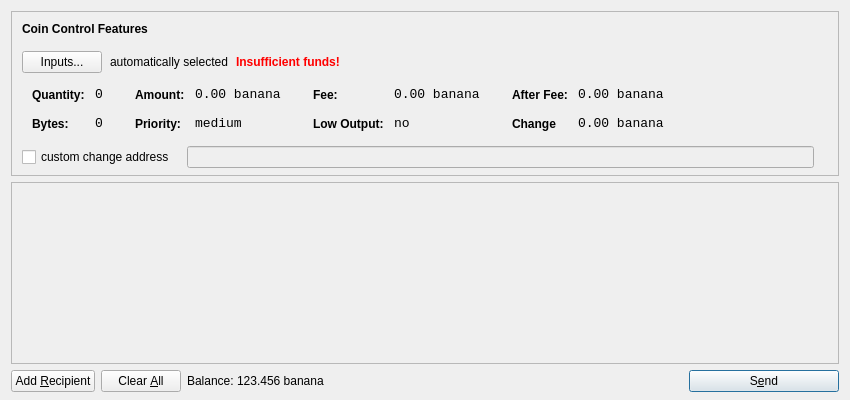
<?xml version="1.0" encoding="UTF-8"?>
<ui version="4.0">
 <class>SendCoinsDialog</class>
 <widget class="QDialog" name="SendCoinsDialog">
  <property name="geometry">
   <rect>
    <x>0</x>
    <y>0</y>
    <width>850</width>
    <height>400</height>
   </rect>
  </property>
  <property name="windowTitle">
   <string>Send Coins</string>
  </property>
  <layout class="QVBoxLayout" name="verticalLayout" stretch="0,1,0">
   <property name="bottomMargin">
    <number>8</number>
   </property>
   <item>
    <widget class="QFrame" name="frameCoinControl">
     <property name="sizePolicy">
      <sizepolicy hsizetype="Expanding" vsizetype="Expanding">
       <horstretch>0</horstretch>
       <verstretch>0</verstretch>
      </sizepolicy>
     </property>
     <property name="maximumSize">
      <size>
       <width>16777215</width>
       <height>16777215</height>
      </size>
     </property>
     <property name="frameShape">
      <enum>QFrame::StyledPanel</enum>
     </property>
     <property name="frameShadow">
      <enum>QFrame::Sunken</enum>
     </property>
     <layout class="QVBoxLayout" name="verticalLayoutCoinControl2">
      <property name="spacing">
       <number>-1</number>
      </property>
      <property name="leftMargin">
       <number>0</number>
      </property>
      <property name="topMargin">
       <number>0</number>
      </property>
      <property name="rightMargin">
       <number>0</number>
      </property>
      <property name="bottomMargin">
       <number>6</number>
      </property>
      <item>
       <layout class="QVBoxLayout" name="verticalLayoutCoinControl" stretch="0,0,0,0,1">
        <property name="spacing">
         <number>0</number>
        </property>
        <property name="leftMargin">
         <number>10</number>
        </property>
        <property name="topMargin">
         <number>10</number>
        </property>
        <item>
         <layout class="QHBoxLayout" name="horizontalLayoutCoinControl1">
          <property name="bottomMargin">
           <number>15</number>
          </property>
          <item>
           <widget class="QLabel" name="labelCoinControlFeatures">
            <property name="sizePolicy">
             <sizepolicy hsizetype="Preferred" vsizetype="Maximum">
              <horstretch>0</horstretch>
              <verstretch>0</verstretch>
             </sizepolicy>
            </property>
            <property name="font">
             <font>
              <weight>75</weight>
              <bold>true</bold>
             </font>
            </property>
            <property name="styleSheet">
             <string notr="true">font-weight:bold;</string>
            </property>
            <property name="text">
             <string>Coin Control Features</string>
            </property>
           </widget>
          </item>
         </layout>
        </item>
        <item>
         <layout class="QHBoxLayout" name="horizontalLayoutCoinControl2" stretch="0,0,0,0">
          <property name="spacing">
           <number>8</number>
          </property>
          <property name="bottomMargin">
           <number>10</number>
          </property>
          <item>
           <widget class="QPushButton" name="pushButtonCoinControl">
            <property name="styleSheet">
             <string notr="true"/>
            </property>
            <property name="text">
             <string>Inputs...</string>
            </property>
           </widget>
          </item>
          <item>
           <widget class="QLabel" name="labelCoinControlAutomaticallySelected">
            <property name="text">
             <string>automatically selected</string>
            </property>
            <property name="margin">
             <number>5</number>
            </property>
           </widget>
          </item>
          <item>
           <widget class="QLabel" name="labelCoinControlInsuffFunds">
            <property name="font">
             <font>
              <weight>75</weight>
              <bold>true</bold>
             </font>
            </property>
            <property name="styleSheet">
             <string notr="true">color:red;font-weight:bold;</string>
            </property>
            <property name="text">
             <string>Insufficient funds!</string>
            </property>
            <property name="margin">
             <number>5</number>
            </property>
           </widget>
          </item>
          <item>
           <spacer name="horizontalSpacerCoinControl">
            <property name="orientation">
             <enum>Qt::Horizontal</enum>
            </property>
            <property name="sizeHint" stdset="0">
             <size>
              <width>40</width>
              <height>1</height>
             </size>
            </property>
           </spacer>
          </item>
         </layout>
        </item>
        <item>
         <widget class="QWidget" name="widgetCoinControl" native="true">
          <property name="sizePolicy">
           <sizepolicy hsizetype="Preferred" vsizetype="Preferred">
            <horstretch>0</horstretch>
            <verstretch>0</verstretch>
           </sizepolicy>
          </property>
          <property name="minimumSize">
           <size>
            <width>0</width>
            <height>0</height>
           </size>
          </property>
          <property name="styleSheet">
           <string notr="true"/>
          </property>
          <layout class="QHBoxLayout" name="horizontalLayoutCoinControl5">
           <property name="margin">
            <number>0</number>
           </property>
           <item>
            <layout class="QHBoxLayout" name="horizontalLayoutCoinControl3" stretch="0,0,0,1">
             <property name="spacing">
              <number>20</number>
             </property>
             <property name="topMargin">
              <number>0</number>
             </property>
             <property name="bottomMargin">
              <number>10</number>
             </property>
             <item>
              <layout class="QFormLayout" name="formLayoutCoinControl1">
               <property name="horizontalSpacing">
                <number>10</number>
               </property>
               <property name="verticalSpacing">
                <number>14</number>
               </property>
               <property name="leftMargin">
                <number>10</number>
               </property>
               <property name="topMargin">
                <number>4</number>
               </property>
               <property name="rightMargin">
                <number>6</number>
               </property>
               <item row="0" column="0">
                <widget class="QLabel" name="labelCoinControlQuantityText">
                 <property name="styleSheet">
                  <string notr="true">font-weight:bold;</string>
                 </property>
                 <property name="text">
                  <string>Quantity:</string>
                 </property>
                 <property name="margin">
                  <number>0</number>
                 </property>
                </widget>
               </item>
               <item row="0" column="1">
                <widget class="QLabel" name="labelCoinControlQuantity">
                 <property name="font">
                  <font>
                   <family>Monospace</family>
                   <pointsize>10</pointsize>
                  </font>
                 </property>
                 <property name="cursor">
                  <cursorShape>IBeamCursor</cursorShape>
                 </property>
                 <property name="contextMenuPolicy">
                  <enum>Qt::ActionsContextMenu</enum>
                 </property>
                 <property name="text">
                  <string>0</string>
                 </property>
                 <property name="margin">
                  <number>0</number>
                 </property>
                 <property name="textInteractionFlags">
                  <set>Qt::LinksAccessibleByMouse|Qt::TextSelectableByKeyboard|Qt::TextSelectableByMouse</set>
                 </property>
                </widget>
               </item>
               <item row="1" column="0">
                <widget class="QLabel" name="labelCoinControlBytesText">
                 <property name="styleSheet">
                  <string notr="true">font-weight:bold;</string>
                 </property>
                 <property name="text">
                  <string>Bytes:</string>
                 </property>
                </widget>
               </item>
               <item row="1" column="1">
                <widget class="QLabel" name="labelCoinControlBytes">
                 <property name="font">
                  <font>
                   <family>Monospace</family>
                   <pointsize>10</pointsize>
                  </font>
                 </property>
                 <property name="cursor">
                  <cursorShape>IBeamCursor</cursorShape>
                 </property>
                 <property name="contextMenuPolicy">
                  <enum>Qt::ActionsContextMenu</enum>
                 </property>
                 <property name="text">
                  <string>0</string>
                 </property>
                 <property name="textInteractionFlags">
                  <set>Qt::LinksAccessibleByMouse|Qt::TextSelectableByKeyboard|Qt::TextSelectableByMouse</set>
                 </property>
                </widget>
               </item>
              </layout>
             </item>
             <item>
              <layout class="QFormLayout" name="formLayoutCoinControl2">
               <property name="horizontalSpacing">
                <number>10</number>
               </property>
               <property name="verticalSpacing">
                <number>14</number>
               </property>
               <property name="leftMargin">
                <number>6</number>
               </property>
               <property name="topMargin">
                <number>4</number>
               </property>
               <property name="rightMargin">
                <number>6</number>
               </property>
               <item row="0" column="0">
                <widget class="QLabel" name="labelCoinControlAmountText">
                 <property name="styleSheet">
                  <string notr="true">font-weight:bold;</string>
                 </property>
                 <property name="text">
                  <string>Amount:</string>
                 </property>
                 <property name="margin">
                  <number>0</number>
                 </property>
                </widget>
               </item>
               <item row="0" column="1">
                <widget class="QLabel" name="labelCoinControlAmount">
                 <property name="font">
                  <font>
                   <family>Monospace</family>
                   <pointsize>10</pointsize>
                  </font>
                 </property>
                 <property name="cursor">
                  <cursorShape>IBeamCursor</cursorShape>
                 </property>
                 <property name="contextMenuPolicy">
                  <enum>Qt::ActionsContextMenu</enum>
                 </property>
                 <property name="text">
                  <string>0.00 banana</string>
                 </property>
                 <property name="textInteractionFlags">
                  <set>Qt::LinksAccessibleByMouse|Qt::TextSelectableByKeyboard|Qt::TextSelectableByMouse</set>
                 </property>
                </widget>
               </item>
               <item row="1" column="0">
                <widget class="QLabel" name="labelCoinControlPriorityText">
                 <property name="styleSheet">
                  <string notr="true">font-weight:bold;</string>
                 </property>
                 <property name="text">
                  <string>Priority:</string>
                 </property>
                </widget>
               </item>
               <item row="1" column="1">
                <widget class="QLabel" name="labelCoinControlPriority">
                 <property name="font">
                  <font>
                   <family>Monospace</family>
                   <pointsize>10</pointsize>
                  </font>
                 </property>
                 <property name="cursor">
                  <cursorShape>IBeamCursor</cursorShape>
                 </property>
                 <property name="contextMenuPolicy">
                  <enum>Qt::ActionsContextMenu</enum>
                 </property>
                 <property name="text">
                  <string>medium</string>
                 </property>
                 <property name="textInteractionFlags">
                  <set>Qt::LinksAccessibleByMouse|Qt::TextSelectableByKeyboard|Qt::TextSelectableByMouse</set>
                 </property>
                </widget>
               </item>
              </layout>
             </item>
             <item>
              <layout class="QFormLayout" name="formLayoutCoinControl3">
               <property name="horizontalSpacing">
                <number>10</number>
               </property>
               <property name="verticalSpacing">
                <number>14</number>
               </property>
               <property name="leftMargin">
                <number>6</number>
               </property>
               <property name="topMargin">
                <number>4</number>
               </property>
               <property name="rightMargin">
                <number>6</number>
               </property>
               <item row="0" column="0">
                <widget class="QLabel" name="labelCoinControlFeeText">
                 <property name="styleSheet">
                  <string notr="true">font-weight:bold;</string>
                 </property>
                 <property name="text">
                  <string>Fee:</string>
                 </property>
                 <property name="margin">
                  <number>0</number>
                 </property>
                </widget>
               </item>
               <item row="0" column="1">
                <widget class="QLabel" name="labelCoinControlFee">
                 <property name="font">
                  <font>
                   <family>Monospace</family>
                   <pointsize>10</pointsize>
                  </font>
                 </property>
                 <property name="cursor">
                  <cursorShape>IBeamCursor</cursorShape>
                 </property>
                 <property name="contextMenuPolicy">
                  <enum>Qt::ActionsContextMenu</enum>
                 </property>
                 <property name="text">
                  <string>0.00 banana</string>
                 </property>
                 <property name="textInteractionFlags">
                  <set>Qt::LinksAccessibleByMouse|Qt::TextSelectableByKeyboard|Qt::TextSelectableByMouse</set>
                 </property>
                </widget>
               </item>
               <item row="1" column="0">
                <widget class="QLabel" name="labelCoinControlLowOutputText">
                 <property name="styleSheet">
                  <string notr="true">font-weight:bold;</string>
                 </property>
                 <property name="text">
                  <string>Low Output:</string>
                 </property>
                </widget>
               </item>
               <item row="1" column="1">
                <widget class="QLabel" name="labelCoinControlLowOutput">
                 <property name="font">
                  <font>
                   <family>Monospace</family>
                   <pointsize>10</pointsize>
                  </font>
                 </property>
                 <property name="cursor">
                  <cursorShape>IBeamCursor</cursorShape>
                 </property>
                 <property name="contextMenuPolicy">
                  <enum>Qt::ActionsContextMenu</enum>
                 </property>
                 <property name="text">
                  <string>no</string>
                 </property>
                 <property name="textInteractionFlags">
                  <set>Qt::LinksAccessibleByMouse|Qt::TextSelectableByKeyboard|Qt::TextSelectableByMouse</set>
                 </property>
                </widget>
               </item>
              </layout>
             </item>
             <item>
              <layout class="QFormLayout" name="formLayoutCoinControl4">
               <property name="horizontalSpacing">
                <number>10</number>
               </property>
               <property name="verticalSpacing">
                <number>14</number>
               </property>
               <property name="leftMargin">
                <number>6</number>
               </property>
               <property name="topMargin">
                <number>4</number>
               </property>
               <property name="rightMargin">
                <number>6</number>
               </property>
               <item row="0" column="0">
                <widget class="QLabel" name="labelCoinControlAfterFeeText">
                 <property name="styleSheet">
                  <string notr="true">font-weight:bold;</string>
                 </property>
                 <property name="text">
                  <string>After Fee:</string>
                 </property>
                 <property name="margin">
                  <number>0</number>
                 </property>
                </widget>
               </item>
               <item row="0" column="1">
                <widget class="QLabel" name="labelCoinControlAfterFee">
                 <property name="font">
                  <font>
                   <family>Monospace</family>
                   <pointsize>10</pointsize>
                  </font>
                 </property>
                 <property name="cursor">
                  <cursorShape>IBeamCursor</cursorShape>
                 </property>
                 <property name="contextMenuPolicy">
                  <enum>Qt::ActionsContextMenu</enum>
                 </property>
                 <property name="text">
                  <string>0.00 banana</string>
                 </property>
                 <property name="textInteractionFlags">
                  <set>Qt::LinksAccessibleByMouse|Qt::TextSelectableByKeyboard|Qt::TextSelectableByMouse</set>
                 </property>
                </widget>
               </item>
               <item row="1" column="0">
                <widget class="QLabel" name="labelCoinControlChangeText">
                 <property name="styleSheet">
                  <string notr="true">font-weight:bold;</string>
                 </property>
                 <property name="text">
                  <string>Change</string>
                 </property>
                </widget>
               </item>
               <item row="1" column="1">
                <widget class="QLabel" name="labelCoinControlChange">
                 <property name="font">
                  <font>
                   <family>Monospace</family>
                   <pointsize>10</pointsize>
                  </font>
                 </property>
                 <property name="cursor">
                  <cursorShape>IBeamCursor</cursorShape>
                 </property>
                 <property name="contextMenuPolicy">
                  <enum>Qt::ActionsContextMenu</enum>
                 </property>
                 <property name="text">
                  <string>0.00 banana</string>
                 </property>
                 <property name="textInteractionFlags">
                  <set>Qt::LinksAccessibleByMouse|Qt::TextSelectableByKeyboard|Qt::TextSelectableByMouse</set>
                 </property>
                </widget>
               </item>
              </layout>
             </item>
            </layout>
           </item>
          </layout>
         </widget>
        </item>
        <item>
         <layout class="QHBoxLayout" name="horizontalLayoutCoinControl4" stretch="0,0,0">
          <property name="spacing">
           <number>12</number>
          </property>
          <property name="sizeConstraint">
           <enum>QLayout::SetDefaultConstraint</enum>
          </property>
          <property name="topMargin">
           <number>5</number>
          </property>
          <property name="rightMargin">
           <number>5</number>
          </property>
          <item>
           <widget class="QCheckBox" name="checkBoxCoinControlChange">
            <property name="text">
             <string>custom change address</string>
            </property>
           </widget>
          </item>
          <item>
           <widget class="QLineEdit" name="lineEditCoinControlChange">
            <property name="enabled">
             <bool>false</bool>
            </property>
            <property name="sizePolicy">
             <sizepolicy hsizetype="Expanding" vsizetype="Fixed">
              <horstretch>0</horstretch>
              <verstretch>0</verstretch>
             </sizepolicy>
            </property>
           </widget>
          </item>
          <item>
           <widget class="QLabel" name="labelCoinControlChangeLabel">
            <property name="sizePolicy">
             <sizepolicy hsizetype="Preferred" vsizetype="Expanding">
              <horstretch>0</horstretch>
              <verstretch>0</verstretch>
             </sizepolicy>
            </property>
            <property name="minimumSize">
             <size>
              <width>0</width>
              <height>0</height>
             </size>
            </property>
            <property name="text">
             <string/>
            </property>
            <property name="margin">
             <number>3</number>
            </property>
           </widget>
          </item>
         </layout>
        </item>
        <item>
         <spacer name="verticalSpacerCoinControl">
          <property name="orientation">
           <enum>Qt::Vertical</enum>
          </property>
          <property name="sizeHint" stdset="0">
           <size>
            <width>800</width>
            <height>1</height>
           </size>
          </property>
         </spacer>
        </item>
       </layout>
      </item>
     </layout>
    </widget>
   </item>
   <item>
    <widget class="QScrollArea" name="scrollArea">
     <property name="widgetResizable">
      <bool>true</bool>
     </property>
     <widget class="QWidget" name="scrollAreaWidgetContents">
      <property name="geometry">
       <rect>
        <x>0</x>
        <y>0</y>
        <width>830</width>
        <height>165</height>
       </rect>
      </property>
      <layout class="QVBoxLayout" name="verticalLayout_2">
       <property name="margin">
        <number>0</number>
       </property>
       <item>
        <layout class="QVBoxLayout" name="entries">
         <property name="spacing">
          <number>6</number>
         </property>
        </layout>
       </item>
       <item>
        <spacer name="verticalSpacer">
         <property name="orientation">
          <enum>Qt::Vertical</enum>
         </property>
         <property name="sizeHint" stdset="0">
          <size>
           <width>20</width>
           <height>40</height>
          </size>
         </property>
        </spacer>
       </item>
      </layout>
     </widget>
    </widget>
   </item>
   <item>
    <layout class="QHBoxLayout" name="horizontalLayout">
     <item>
      <widget class="QPushButton" name="addButton">
       <property name="toolTip">
        <string>Send to multiple recipients at once</string>
       </property>
       <property name="text">
        <string>Add &amp;Recipient</string>
       </property>
       <property name="icon">
        <iconset resource="../bitcoin.qrc">
         <normaloff>:/icons/add</normaloff>:/icons/add</iconset>
       </property>
       <property name="autoDefault">
        <bool>false</bool>
       </property>
      </widget>
     </item>
     <item>
      <widget class="QPushButton" name="clearButton">
       <property name="sizePolicy">
        <sizepolicy hsizetype="Minimum" vsizetype="Fixed">
         <horstretch>0</horstretch>
         <verstretch>0</verstretch>
        </sizepolicy>
       </property>
       <property name="toolTip">
        <string>Remove all transaction fields</string>
       </property>
       <property name="text">
        <string>Clear &amp;All</string>
       </property>
       <property name="icon">
        <iconset resource="../bitcoin.qrc">
         <normaloff>:/icons/remove</normaloff>:/icons/remove</iconset>
       </property>
       <property name="autoRepeatDelay">
        <number>300</number>
       </property>
       <property name="autoDefault">
        <bool>false</bool>
       </property>
      </widget>
     </item>
     <item>
      <layout class="QHBoxLayout" name="horizontalLayout_2">
       <property name="spacing">
        <number>3</number>
       </property>
       <item>
        <widget class="QLabel" name="label">
         <property name="sizePolicy">
          <sizepolicy hsizetype="Preferred" vsizetype="Fixed">
           <horstretch>0</horstretch>
           <verstretch>0</verstretch>
          </sizepolicy>
         </property>
         <property name="text">
          <string>Balance:</string>
         </property>
        </widget>
       </item>
       <item>
        <widget class="QLabel" name="labelBalance">
         <property name="sizePolicy">
          <sizepolicy hsizetype="Preferred" vsizetype="Fixed">
           <horstretch>0</horstretch>
           <verstretch>0</verstretch>
          </sizepolicy>
         </property>
         <property name="cursor">
          <cursorShape>IBeamCursor</cursorShape>
         </property>
         <property name="text">
          <string>123.456 banana</string>
         </property>
         <property name="textInteractionFlags">
          <set>Qt::LinksAccessibleByMouse|Qt::TextSelectableByKeyboard|Qt::TextSelectableByMouse</set>
         </property>
        </widget>
       </item>
      </layout>
     </item>
     <item>
      <spacer name="horizontalSpacer">
       <property name="orientation">
        <enum>Qt::Horizontal</enum>
       </property>
       <property name="sizeHint" stdset="0">
        <size>
         <width>40</width>
         <height>20</height>
        </size>
       </property>
      </spacer>
     </item>
     <item>
      <widget class="QPushButton" name="sendButton">
       <property name="minimumSize">
        <size>
         <width>150</width>
         <height>0</height>
        </size>
       </property>
       <property name="toolTip">
        <string>Confirm the send action</string>
       </property>
       <property name="text">
        <string>S&amp;end</string>
       </property>
       <property name="icon">
        <iconset resource="../bitcoin.qrc">
         <normaloff>:/icons/send</normaloff>:/icons/send</iconset>
       </property>
       <property name="default">
        <bool>true</bool>
       </property>
      </widget>
     </item>
    </layout>
   </item>
  </layout>
 </widget>
 <resources>
  <include location="../bitcoin.qrc"/>
 </resources>
 <connections/>
</ui>
